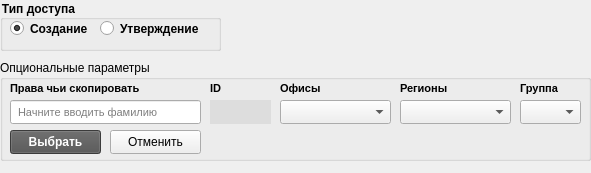
     <widget class="QWidget" name="page">
      <property name="geometry">
       <rect>
        <x>0</x>
        <y>0</y>
        <width>591</width>
        <height>173</height>
       </rect>
      </property>
      <attribute name="label">
       <string>Добавить пользователя</string>
      </attribute>
      <widget class="QGroupBox" name="groupBox_2">
       <property name="geometry">
        <rect>
         <x>0</x>
         <y>60</y>
         <width>591</width>
         <height>101</height>
        </rect>
       </property>
       <property name="title">
        <string>Опциональные параметры</string>
       </property>
       <widget class="QPushButton" name="button_get_copy_active_user_info">
        <property name="geometry">
         <rect>
          <x>10</x>
          <y>70</y>
          <width>91</width>
          <height>24</height>
         </rect>
        </property>
        <property name="styleSheet">
         <string notr="true">background-color:#525252;
font-weight:bold;
color:#FFFFFF;
</string>
        </property>
        <property name="text">
         <string>Выбрать</string>
        </property>
       </widget>
       <widget class="QLineEdit" name="lineEdit_8">
        <property name="geometry">
         <rect>
          <x>10</x>
          <y>40</y>
          <width>191</width>
          <height>24</height>
         </rect>
        </property>
        <property name="autoFillBackground">
         <bool>false</bool>
        </property>
        <property name="styleSheet">
         <string notr="true">padding-left:5px;
font-size:11px;</string>
        </property>
        <property name="inputMethodHints">
         <set>Qt::ImhNone</set>
        </property>
        <property name="readOnly">
         <bool>false</bool>
        </property>
        <property name="placeholderText">
         <string>Начните вводить фамилию</string>
        </property>
        <property name="clearButtonEnabled">
         <bool>false</bool>
        </property>
       </widget>
       <widget class="QLabel" name="label_8">
        <property name="geometry">
         <rect>
          <x>10</x>
          <y>20</y>
          <width>261</width>
          <height>16</height>
         </rect>
        </property>
        <property name="styleSheet">
         <string notr="true">font-weight: bold;
font-size:11px;
</string>
        </property>
        <property name="text">
         <string>Права чьи скопировать</string>
        </property>
       </widget>
       <widget class="CheckComboBox" name="comboBox_regions">
        <property name="geometry">
         <rect>
          <x>400</x>
          <y>40</y>
          <width>111</width>
          <height>24</height>
         </rect>
        </property>
        <property name="currentText">
         <string/>
        </property>
       </widget>
       <widget class="QLabel" name="label_9">
        <property name="geometry">
         <rect>
          <x>400</x>
          <y>20</y>
          <width>81</width>
          <height>16</height>
         </rect>
        </property>
        <property name="styleSheet">
         <string notr="true">font-weight: bold;
font-size:11px;
</string>
        </property>
        <property name="text">
         <string>Регионы</string>
        </property>
       </widget>
       <widget class="QLabel" name="label_10">
        <property name="geometry">
         <rect>
          <x>280</x>
          <y>20</y>
          <width>71</width>
          <height>16</height>
         </rect>
        </property>
        <property name="styleSheet">
         <string notr="true">font-weight: bold;
font-size:11px;
</string>
        </property>
        <property name="text">
         <string>Офисы</string>
        </property>
       </widget>
       <widget class="CheckComboBox" name="comboBox_offices">
        <property name="geometry">
         <rect>
          <x>280</x>
          <y>40</y>
          <width>111</width>
          <height>24</height>
         </rect>
        </property>
       </widget>
       <widget class="QComboBox" name="comboBox_user_group">
        <property name="geometry">
         <rect>
          <x>520</x>
          <y>40</y>
          <width>61</width>
          <height>24</height>
         </rect>
        </property>
       </widget>
       <widget class="QLabel" name="label_11">
        <property name="geometry">
         <rect>
          <x>520</x>
          <y>20</y>
          <width>141</width>
          <height>16</height>
         </rect>
        </property>
        <property name="styleSheet">
         <string notr="true">font-weight: bold;
font-size:11px;
</string>
        </property>
        <property name="text">
         <string>Группа</string>
        </property>
       </widget>
       <widget class="QLineEdit" name="lineEdit_9">
        <property name="geometry">
         <rect>
          <x>210</x>
          <y>40</y>
          <width>61</width>
          <height>24</height>
         </rect>
        </property>
        <property name="autoFillBackground">
         <bool>false</bool>
        </property>
        <property name="styleSheet">
         <string notr="true">padding-left:5px;
font-size:11px;
background-color:#DDDDDD;
border:none;

</string>
        </property>
        <property name="inputMethodHints">
         <set>Qt::ImhNone</set>
        </property>
        <property name="readOnly">
         <bool>true</bool>
        </property>
        <property name="placeholderText">
         <string/>
        </property>
        <property name="clearButtonEnabled">
         <bool>false</bool>
        </property>
       </widget>
       <widget class="QLabel" name="label_13">
        <property name="geometry">
         <rect>
          <x>210</x>
          <y>20</y>
          <width>41</width>
          <height>16</height>
         </rect>
        </property>
        <property name="styleSheet">
         <string notr="true">font-weight: bold;
font-size:11px;
</string>
        </property>
        <property name="text">
         <string>ID</string>
        </property>
       </widget>
       <widget class="QPushButton" name="button_get_user_info_clear_2">
        <property name="geometry">
         <rect>
          <x>110</x>
          <y>70</y>
          <width>91</width>
          <height>24</height>
         </rect>
        </property>
        <property name="text">
         <string>Отменить</string>
        </property>
       </widget>
      </widget>
      <widget class="QGroupBox" name="groupBox_3">
       <property name="geometry">
        <rect>
         <x>0</x>
         <y>0</y>
         <width>221</width>
         <height>51</height>
        </rect>
       </property>
       <property name="layoutDirection">
        <enum>Qt::LeftToRight</enum>
       </property>
       <property name="autoFillBackground">
        <bool>false</bool>
       </property>
       <property name="styleSheet">
        <string notr="true">font-weight:bold;</string>
       </property>
       <property name="title">
        <string>Тип доступа</string>
       </property>
       <widget class="QRadioButton" name="radioButton_access">
        <property name="geometry">
         <rect>
          <x>10</x>
          <y>20</y>
          <width>82</width>
          <height>17</height>
         </rect>
        </property>
        <property name="text">
         <string>Создание</string>
        </property>
        <property name="checked">
         <bool>true</bool>
        </property>
       </widget>
       <widget class="QRadioButton" name="radioButton_access_2">
        <property name="geometry">
         <rect>
          <x>100</x>
          <y>20</y>
          <width>111</width>
          <height>17</height>
         </rect>
        </property>
        <property name="text">
         <string>Утверждение</string>
        </property>
       </widget>
      </widget>
     </widget>
